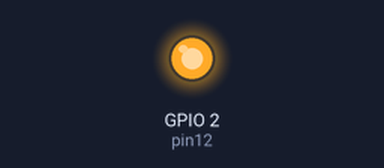
Recording of a program running on a simulated ESP32 board running MicroPython. On the bench: output pins drawn as LEDs (lit = HIGH). WiFi joins after 1.5 s; the clock reads 2024-03-15 10:24:30 at power-on unless the program sets it; web requests get an empty 200 reply after 0.4 s; library files of the repository ran but are not shown: 1 file(s); what the program prints to the serial console is not drawn.

Above: at 0.05 s.
At 32.9 s:
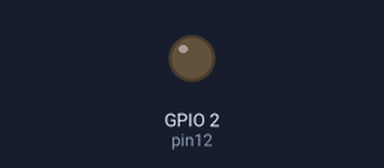
Timing chart, 0 to 83.1 s (numbered marks = the images above):
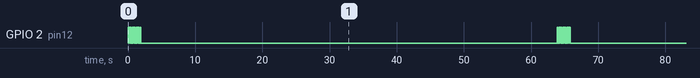

Measured:
- by itself, GPIO 2 (pin12): repeats every 63.9 s: 9 × (LOW 0.10 s, HIGH 0.10 s), LOW 62.0 s, HIGH 0.10 s
- by itself, everything shown: repeats every 63.9 s, in 20 steps

The program:

main.py
```python
from time import sleep, localtime
import machine
import network
import urequests
import ujson


def blink_led():
    pin12 = machine.Pin(2, machine.Pin.OUT)
    for i in range(10):
        pin12.on()
        sleep(0.1)
        pin12.off()
        sleep(0.1)


def network_check():
    sta_if = network.WLAN(network.STA_IF); sta_if.active(True)
    scan_result = sta_if.scan()
    # Scan for available access points
    print(f"スキャン結果: {scan_result}")
    # Connect to an AP
    sta_if.connect("Globe_LTE_MIFI_E55F", "60105043")
    sleep(3)
    # Check for successful connection
    print(f"接続中か？: {sta_if.isconnected()}")


def print_now():
    now = localtime()
    print("現在時刻は {}-{}-{} {}:{}:{}".format(
        now[0], now[1], now[2], now[3], now[4], now[5]))

def connect_to_wifi():
    # ネットワーク名とパスワードを設定します。
    network_name = "SKYW_A7A2_2G"
    network_password = "vNNqJ7Qk"

    # Wi-Fi に接続します。
    wifi = network.WLAN(network.STA_IF)
    wifi.active(True)
    wifi.connect(network_name, network_password)

    # Wi-Fi に接続されるまで待ちます。
    while not wifi.isconnected():
        pass

    print("ネットワーク接続成功！")
    return wifi


def get_exchange_rate():
    url = 'https://api.exchangerate-api.com/v4/latest/USD'
    response = urequests.get(url)
    data = ujson.loads(response.content)
    exchange_rate = data['rates']['JPY']
    return exchange_rate


def get_exchange_rate2():
    url = 'https://api.exchangerate-api.com/v4/latest/PHP'
    response = urequests.get(url)
    data = ujson.loads(response.content)
    exchange_rate = data['rates']['JPY']
    return exchange_rate


def get_crypto_exchange_rate():
    url = 'https://api.coindesk.com/v1/bpi/currentprice/BTC.json'
    response = urequests.get(url)
    data = ujson.loads(response.content)
    exchange_rate = data['bpi']['USD']['rate']
    return exchange_rate


def hoge():
    # 現在の BTC / USD レートを取得します。
    response = urequests.get("https://api.coinmarketcap.com/v2/ticker/bitcoin/?convert=USD")
    rates = response.json()["data"]["quotes"]["USD"]["price"]
    print("現在の BTC/USD レートは 1 BTC = {} USD です".format(rates))


def hoge2():
    # 現在の BTC / USD レートを取得します。
    response = urequests.get("https://api.coinmarketcap.com/v2/ticker/bitcoin/?convert=USD")
    rates = response.json()["data"]["quotes"]["USD"]["price"]
    print("現在の BTC/USD レートは 1 BTC = {} USD です".format(rates))


def print_version():
    version: str = "1.0"
    print("\n---------------------------")
    print(f"Show Exchange Rates Ver {version}")
    print("---------------------------\n")


def main():
    try:
        wifi = connect_to_wifi()
        print("May be connected done!")

        exchange_rate = get_exchange_rate()
        print("JPY/USD exchange rate: ", exchange_rate)
        #print("現在の JPY/USD レートは 1 USD = {} JPY です".format(rates["JPY"]))
        exchange_rate = get_exchange_rate2()
        print("PHP/JPY exchange rate: ", exchange_rate)

        exchange_rate = get_crypto_exchange_rate()
        print("BTC/USD exchange rate: ", exchange_rate)

        print("ネットワークを切断")
        wifi.disconnect()

    except Exception as e:
        print("ネットワークを切断")
        wifi.disconnect()
        print(f"エラー: {e}")


if __name__ == "__main__":
    print_version()
    while True:
        print_now()
        blink_led()
        main()
        print("=========")
        sleep(60 * 1)  # 10分待機

## OSError: Wifi Internal Error が発生しないよう例外処理をする
```
